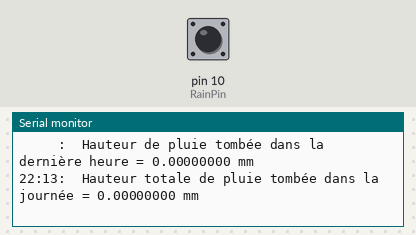
Bench run of a sketch on a simulated Arduino Uno, built with avr-gcc and run on an emulated ATmega328P. Parts: the last lines printed to the serial monitor. The inputs (shaded band) are chosen by the test bench; at power-on: pin 10 (RainPin) LOW.

Above: at 3.2 s.
3.3 s: pin 10 (RainPin) driven HIGH
At 3.61 s:
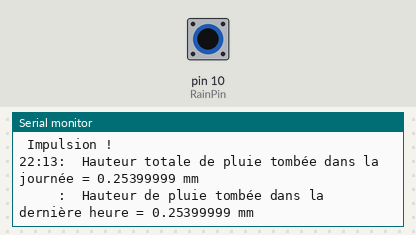
6.3 s: pin 10 (RainPin) pulsed LOW 2 times (0.12 s each, 0.3 s apart)
At 6.91 s:
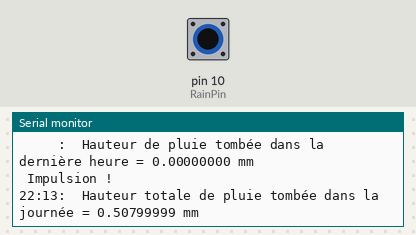
9.9 s: pin 10 (RainPin) pulsed LOW 5 times (0.12 s each, 0.3 s apart)
At 10.29 s:
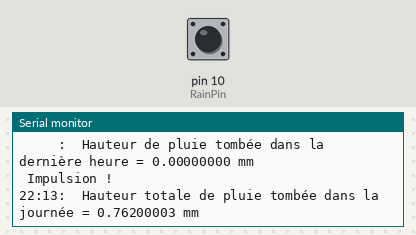
Timing chart, 0 to 12.9 s (numbered marks = the images above; inputs shaded):
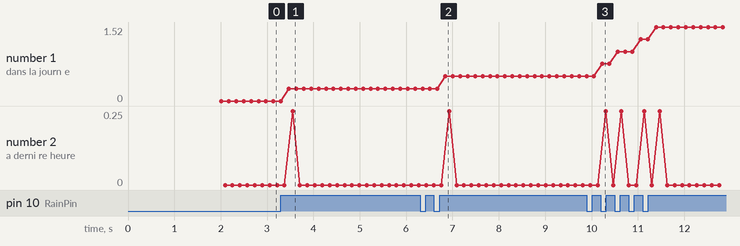

The sketch:

Pluviom_tre.ino
```cpp
#include "RTClib.h"
#include <Wire.h>
#define RainPin 10                        // The Rain input is connected to digital pin 2 on the arduino


bool bucketPositionA = false;             // one of the two positions of tipping-bucket
const double bucketAmount = 0.254;   // inches equivalent of ml to trip tipping-bucket
double dailyRain = 0.0;                   // rain accumulated for the day
double hourlyRain = 0.0;                  // rain accumulated for one hour
double minutRain = 0.0;                   // rain accumulated for one minute
double impulsion = 0.0;                   // nombre d'impulsion
double dailyRain_till_LastHour = 0.0;     // rain accumulated for the day till the last hour
bool first = true;                               // as we want readings of the (MHz) loops only at the 0th moment

RTC_Millis rtc;                           // software RTC time


void setup(void) {
  Serial.begin(9600);                            // start the serial port
  rtc.begin(DateTime(__DATE__, __TIME__));       // start the RTC
  pinMode(RainPin, INPUT);                       // set the Rain Pin as input.
  delay(2000);                                   // i'm slow in starting the serial monitor (not necessary)
  Serial.println("Ready!!!");                    // not necessary too
}


void loop(void) {
  DateTime now = rtc.now();

  // ++++++++++++++++++++++++ compte les impulsions ++++++++++++++++++++++++++++++++
  if ((bucketPositionA == false) && (digitalRead(RainPin) == HIGH)) {
    bucketPositionA = true;
    dailyRain += bucketAmount;                             // met à jour la pluie journalière
    Serial.println();
    Serial.print(" Impulsion !" );
  }

  if ((bucketPositionA == true) && (digitalRead(RainPin) == LOW)) {
    bucketPositionA = false;
  }
  // +++++++++++++++++++++++++++++++++++++++++++++++++++++++++++++++++++++++++++++++

  //if (now.minute() != 0) first = true;                    // after the first minute is over, be ready for next read

  if (first == true) {

    hourlyRain = dailyRain - dailyRain_till_LastHour;      // calculate the last hour's rain
    dailyRain_till_LastHour = dailyRain;                   // update the rain till last hour for next calculation

    // fancy display for humans to comprehend
    Serial.println();
    Serial.print(now.hour());
    Serial.print(":");
    Serial.print(now.minute());
    Serial.print(":  Hauteur totale de pluie tombée dans la journée = ");
    Serial.print(dailyRain, 8);                           // the '8' ensures the required accuracy
    Serial.println(" mm");
    Serial.println();
    Serial.print("     :  Hauteur de pluie tombée dans la dernière heure = ");
    Serial.print(hourlyRain, 8);
    Serial.println(" mm");
    Serial.println();

    first = true;                                        // execute calculations only once per hour
  }

  if (now.hour() == 0) {
    dailyRain = 0.0;                                      // clear daily-rain at midnight
    dailyRain_till_LastHour = 0.0;                        // we do not want negative rain at 01:00
  }
}                                                        // end of loop
```

Measured:
- after the input at 3.3 s, the serial monitor: prints a new line after 0.16 s (image 1)
- after the input at 6.3 s, the serial monitor: prints a new line after 0.55 s (image 2)
- after the input at 9.9 s, the serial monitor: prints a new line after 0.31 s (image 3)
- plotted number 1: 0 → 0.25 after the input at 3.3 s, 0.25 → 0.51 after the input at 6.3 s, 0.51 → 1.52 after the input at 9.9 s
